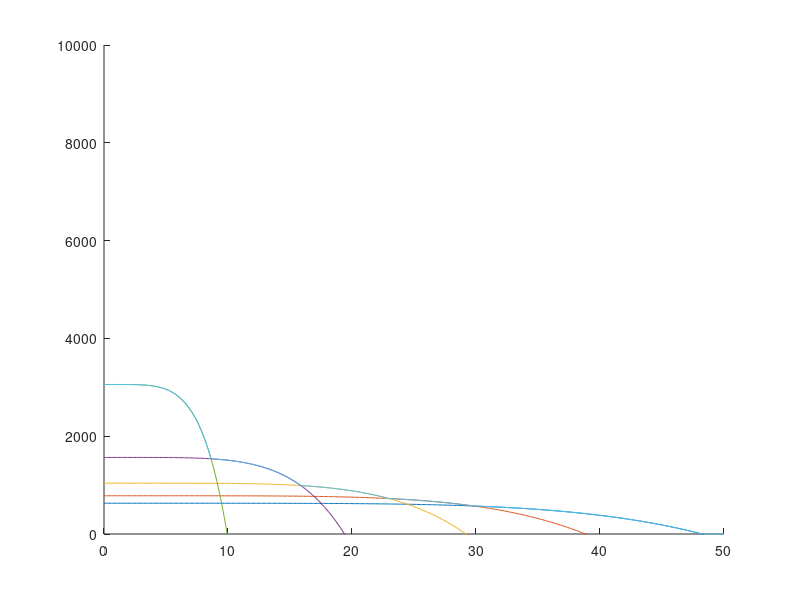

The MATLAB source for this figure:
function [v,M,g] = powerCurve()
%POWERCURVE Summary of this function goes here
%   Detailed explanation goes here

R = 0.302; % wheel radius
i_g = [3.91 2.002 1.33 1 0.805]; % transmissions of the 1st ... 5th gear
i_0 = 3.91; % motor transmission


phi = 1;

G = 1:5;
v = 0:0.1:50;

figure;
hold on;
S = 0;

M = zeros(1,length(v));
g = zeros(1,length(v));

for i=length(G):-1:1
    n = v .* i_g(G(i)) * i_0 * (1./(1 - S))/R; % motor rotary frequency
    T_M = 200 * phi .* (15 - 14 * phi) ...
        - 200 * phi .* (15 - 14 * phi) .* (((n * (30 / pi)).^(5 * phi)) ./ (4800.^(5 * phi))); % motor torque
    M_wheel = i_g(G(i)) .* i_0 .* T_M; % wheel torque
    
    idx = M_wheel > M;
    M(idx) = M_wheel(idx);
    g(idx) = G(i);
    
    plot(v,M_wheel)
end

plot(v,M)

ylim([0 10000])


end

